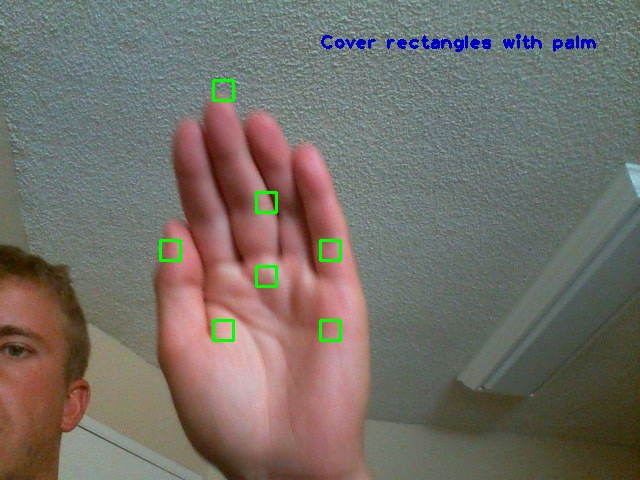
#> input picture handDetectionCV-master/images/waitforpalm1.jpg, 640 x 480 px, given in place of the camera
$ jupyter execute color_tracking_video_drawing.ipynb   (shell and % lines are left out)   (older library calls are emulated)
#> lines starting #> are read from the running program, lines starting #| are printed output that depends on the picture; after the words box and inside, x2 and y2 are one past the last pixel; in counts of white or black regions, pixels touching at a corner belong together
[cell 1]
import cv2
import numpy as np

cap = cv2.VideoCapture(0)

# define range of blue color in HSV
blueLower = np.array([110,50,50])
blueUpper = np.array([130,255,255])

# Define a 5x5 kernel for erosion and dilation
kernel = np.ones((5, 5), np.uint8)

while(1):

    # Take each frame
    _, frame = cap.read()
#> frame is the input picture: shape (480, 640, 3); mean B, G, R 103.6, 110.5, 115.6
    frame = cv2.flip(frame, 1)
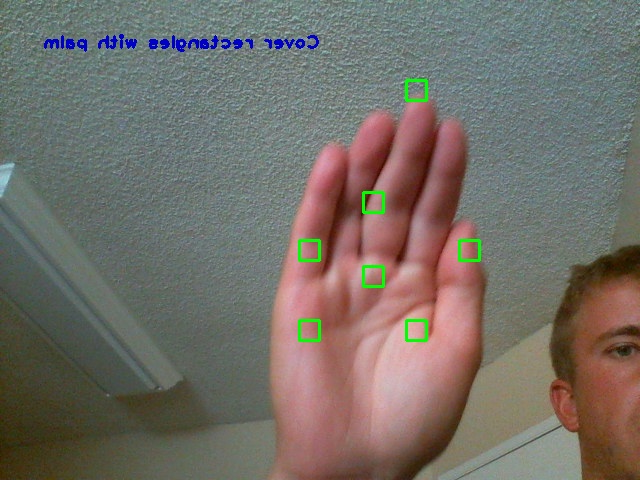
#> frame: shape (480, 640, 3); mean B, G, R 103.6, 110.5, 115.6
    # Convert BGR to HSV
    hsv = cv2.cvtColor(frame, cv2.COLOR_BGR2HSV)
#> hsv: shape (480, 640, 3); mean H, S, V 63.5, 57.9, 125.5


    # Threshold the HSV image to get only blue colors
    blueMask = cv2.inRange(hsv, blueLower, blueUpper)
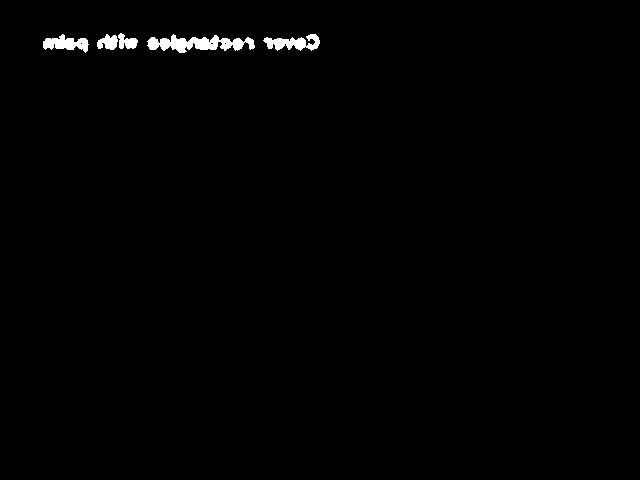
#> blueMask: shape (480, 640); 0.82% white; 5 white regions, box (x1, y1, x2, y2) and area: (147, 34, 255, 53) 1087, (263, 34, 320, 51) 536, (43, 34, 89, 53) 482, (97, 34, 118, 50) 226, (118, 33, 138, 49) 202

    # Determine which pixels fall within the blue boundaries and then blur the binary image
    # Bitwise-AND mask and original image
    blueMask = cv2.erode(blueMask, kernel, iterations=2)
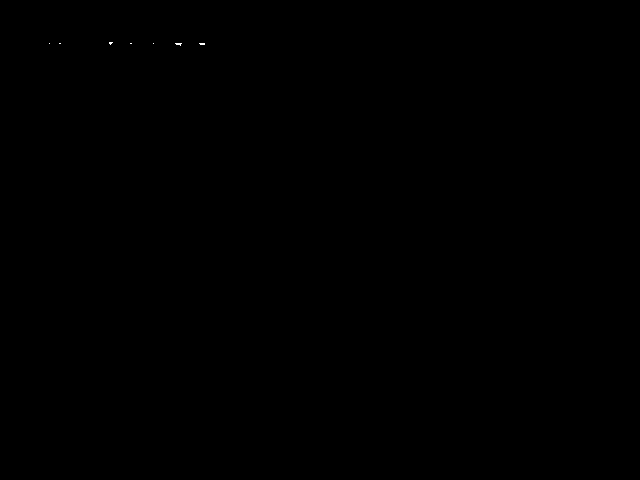
#> blueMask: shape (480, 640); 0.01% white in thin lines or dots, all inside (x1, y1, x2, y2) = (49, 42, 205, 46)
    blueMask = cv2.morphologyEx(blueMask, cv2.MORPH_OPEN, kernel)
#> blueMask: shape (480, 640); every value is 0
    blueMask = cv2.dilate(blueMask, kernel, iterations=1)
    result = cv2.bitwise_and(frame,frame, mask= blueMask)
#> result: shape (480, 640, 3); every value is 0

    #find contours in the image
    (_, cnts, _) = cv2.findContours(blueMask.copy(), cv2.RETR_EXTERNAL,
    	cv2.CHAIN_APPROX_SIMPLE)
#> cnts = []
    center = None
    if len(cnts) > 0:
    	# Sort the contours and find the largest one -- we
    	# will assume this contour correspondes to the area of the bottle cap
        cnt = sorted(cnts, key = cv2.contourArea, reverse = True)[0]
        # Get the radius of the enclosing circle around the found contour
        ((x, y), radius) = cv2.minEnclosingCircle(cnt)
        # Draw the circle around the contour
        cv2.circle(frame, (int(x), int(y)), int(radius), (0, 255, 255), 3)

    cv2.imshow('frame',frame)
    cv2.imshow('mask',blueMask)
    cv2.imshow('res',result)
    k = cv2.waitKey(5) & 0xFF
#> (key q is pressed here)
    if k == 27:
        cap.release()
        break

cv2.destroyAllWindows()

[cell 2]
# Imports
import numpy as np
import cv2
import math
# Open Camera
capture = cv2.VideoCapture(0)

while capture.isOpened():

    # Capture frames from the camera
    ret, frame = capture.read()

    # Get hand data from the rectangle sub window
    cv2.rectangle(frame,(100,100),(300,300),(0,255,0),0)
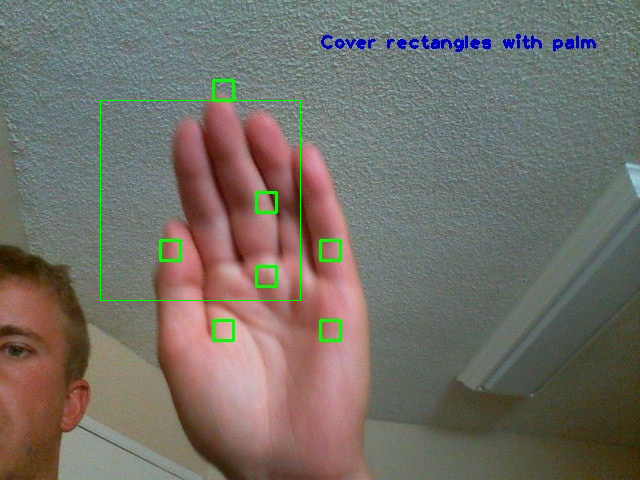
#> frame: shape (480, 640, 3); 0.26% of pixels changed, all inside (x1, y1, x2, y2) = (100, 100, 301, 301)
    crop_image = frame[100:300, 100:300]

    # Apply Gaussian blur
    blur = cv2.GaussianBlur(crop_image, (3,3), 0)

    # Change color-space from BGR -> HSV
    hsv = cv2.cvtColor(blur, cv2.COLOR_BGR2HSV)
#> hsv: shape (200, 200, 3); mean H, S, V 68.1, 80.9, 140.9

    # Create a binary image with where white will be skin colors and rest is black
    mask2 = cv2.inRange(hsv, np.array([2,0,0]), np.array([20,255,255]))
#> mask2: shape (200, 200); 27.4% white; 55 white regions (35 under 20 px), largest, box (x1, y1, x2, y2) and area: (80, 36, 200, 200) 6121, (59, 17, 113, 149) 2353, (50, 156, 84, 200) 817

    # Kernel for morphological transformation
    kernel = np.ones((5,5))

    # Apply morphological transformations to filter out the background noise
    dilation = cv2.dilate(mask2, kernel, iterations = 1)
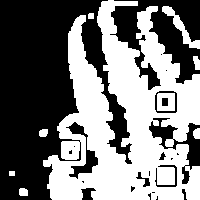
#> dilation: shape (200, 200); 47.1% white; 9 white regions, largest, box (x1, y1, x2, y2) and area: (43, 0, 200, 200) 17830, (162, 6, 200, 49) 393, (157, 93, 175, 111) 275
    erosion = cv2.erode(dilation, kernel, iterations = 1)
#> erosion: shape (200, 200); 31.5% white; 25 white regions (15 under 20 px), largest, box (x1, y1, x2, y2) and area: (49, 0, 200, 200) 11803, (159, 169, 173, 183) 195, (139, 8, 156, 33) 167

    # Apply Gaussian Blur and Threshold
    filtered = cv2.GaussianBlur(erosion, (3,3), 0)
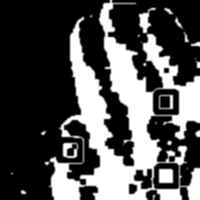
#> filtered: shape (200, 200); min 0, max 255, mean 80.3
    ret,thresh = cv2.threshold(filtered, 127, 255, 0)
#> thresh: shape (200, 200); 31.4% white; 21 white regions (11 under 20 px)

    # Show threshold image
    cv2.imshow("Thresholded", thresh)

    # Find contours
    image, contours, hierarchy = cv2.findContours(thresh, cv2.RETR_TREE, cv2.CHAIN_APPROX_SIMPLE )
#> contours = 25 contours, 16 with area under 20; largest, box (x1, y1, x2, y2) and area: (50, 0, 200, 200) 11806, (152, 162, 180, 190) 690, (133, 168, 153, 190) 289, (159, 169, 173, 183) 168, (139, 8, 155, 33) 130


    try:
        # Find contour with maximum area
        contour = max(contours, key = lambda x: cv2.contourArea(x))
#> contour = contour of 673 points, box (x1, y1, x2, y2) (50, 0, 200, 200), area 11806

        # Create bounding rectangle around the contour
        x,y,w,h = cv2.boundingRect(contour)
#> x = 50; y = 0; w = 150; h = 200
        cv2.rectangle(crop_image,(x,y),(x+w,y+h),(0,0,255),0)
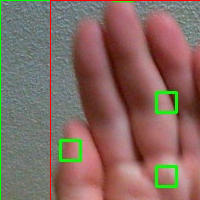
#> crop_image: shape (200, 200, 3); mean B, G, R 98.6, 106.8, 132.8

        # Find convex hull
        hull = cv2.convexHull(contour)
#> hull = contour of 14 points, box (x1, y1, x2, y2) (50, 0, 200, 200), area 24569

        # Draw contour
        drawing = np.zeros(crop_image.shape,np.uint8)
        cv2.drawContours(drawing,[contour],-1,(0,255,0),0)
        cv2.drawContours(drawing,[hull],-1,(0,0,255),0)
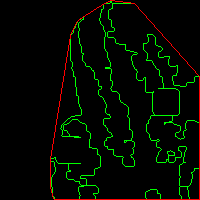
#> drawing: shape (200, 200, 3); mean of channels 0, 1, 2 0, 10.1, 3.7; drawn as B, G, R

        # Find convexity defects
        hull = cv2.convexHull(contour, returnPoints=False)
#> hull = [672, 669, 520, 382, 337, 335, 332, 319, 204, 193, 192, 190, 3, 0]
        defects = cv2.convexityDefects(contour,hull)
#> defects = [[0, 3, 2, 572], [3, 190, 93, 39190], [190, 192, 191, 142], [193, 204, 200, 343], [204, 319, 280, 12922], [319, 332, 324, 1280], [332, 335, 334, 444], [335, 337, 336, 229], [337, 382, 347, 3584], [382, 520, 469, 13568], [520, 669, 601, 15094], [669, 672, 670, 728]]

        # Use cosine rule to find angle of the far point from the start and end point i.e. the convex points (the finger
        # tips) for all defects
        count_defects = 0

        for i in range(defects.shape[0]):
            s,e,f,d = defects[i,0]
            start = tuple(contour[s][0])
            end = tuple(contour[e][0])
            far = tuple(contour[f][0])

            a = math.sqrt((end[0] - start[0])**2 + (end[1] - start[1])**2)
            b = math.sqrt((far[0] - start[0])**2 + (far[1] - start[1])**2)
            c = math.sqrt((end[0] - far[0])**2 + (end[1] - far[1])**2)
            angle = (math.acos((b**2 + c**2 - a**2)/(2*b*c))*180)/3.14

            # if angle > 90 draw a circle at the far point
            if angle <= 90:
                count_defects += 1
                cv2.circle(crop_image,far,1,[0,0,255],-1)

            cv2.line(crop_image,start,end,[0,255,0],2)
#> this loop made 12 passes
#> (s, e, f, d, start, end, far, a) on passes 1 to 11: (0, 3, 2, 572, (110, 0), (104, 3), (109, 3), 6.71), (3, 190, 93, 39190, (104, 3), (82, 17), (133, 166), 26.08), (190, 192, 191, 142, (82, 17), (79, 19), (80, 19), 3.61), (193, 204, 200, 343, (77, 21), (70, 35), (73, 32), 15.65), (204, 319, 280, 12922, (70, 35), (50, 159), (100, 166), 125.6), (319, 332, 324, 1280, (50, 159), (50, 186), (55, 167), 27), (332, 335, 334, 444, (50, 186), (52, 195), (52, 187), 9.22), (335, 337, 336, 229, (52, 195), (54, 199), (54, 197), 4.47), (337, 382, 347, 3584, (54, 199), (199, 199), (84, 185), 145), (382, 520, 469, 13568, (199, 199), (199, 76), (146, 131), 123), (520, 669, 601, 15094, (199, 76), (134, 3), (153, 113), 97.74)
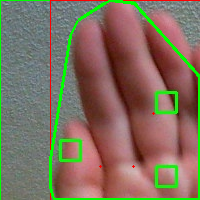
#> crop_image: shape (200, 200, 3); 3.93% of pixels changed, all inside (x1, y1, x2, y2) = (49, 0, 200, 200)
#> after the loop, count_defects = 3

        # Print number of fingers
        if count_defects == 0:
            cv2.putText(frame,"HELLO", (50,50), cv2.FONT_HERSHEY_SIMPLEX, 2, 2)
        elif count_defects == 1:
            cv2.putText(frame,"TWO", (50,50), cv2.FONT_HERSHEY_SIMPLEX, 2, 2)
        elif count_defects == 2:
            cv2.putText(frame, "THREE", (5,50), cv2.FONT_HERSHEY_SIMPLEX, 2, 2)
        elif count_defects == 3:
            cv2.putText(frame,"FOUR", (50,50), cv2.FONT_HERSHEY_SIMPLEX, 2, 2)
        elif count_defects == 4:
            cv2.putText(frame,"FIVE", (50,50), cv2.FONT_HERSHEY_SIMPLEX, 2, 2)
        else:
            pass
    except:
        pass


    # Show required images
    cv2.imshow("Gesture", frame)
    all_image = np.hstack((drawing, crop_image))
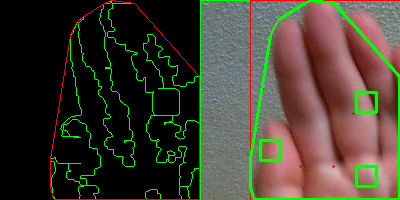
#> all_image: shape (200, 400, 3); mean of channels 0, 1, 2 47.3, 61.3, 65.5; drawn as B, G, R
    cv2.imshow('Contours', all_image)

    # Close the camera if 'q' is pressed
    if cv2.waitKey(1) == ord('q'):
#> (key q is pressed here)
        break

capture.release()
cv2.destroyAllWindows()
